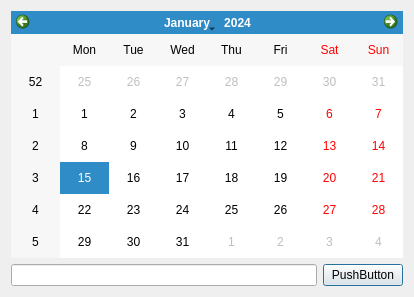
<?xml version="1.0" encoding="UTF-8"?>
<ui version="4.0">
 <class>Dialog</class>
 <widget class="QDialog" name="Dialog">
  <property name="geometry">
   <rect>
    <x>0</x>
    <y>0</y>
    <width>414</width>
    <height>297</height>
   </rect>
  </property>
  <property name="windowTitle">
   <string>Создание заметки</string>
  </property>
  <layout class="QVBoxLayout" name="verticalLayout">
   <item>
    <widget class="QCalendarWidget" name="calendarWidget"/>
   </item>
   <item>
    <layout class="QHBoxLayout" name="horizontalLayout">
     <item>
      <widget class="QLineEdit" name="NoteText"/>
     </item>
     <item alignment="Qt::AlignRight">
      <widget class="QPushButton" name="NoteSaveBt">
       <property name="text">
        <string>PushButton</string>
       </property>
      </widget>
     </item>
    </layout>
   </item>
  </layout>
 </widget>
 <resources/>
 <connections/>
</ui>
